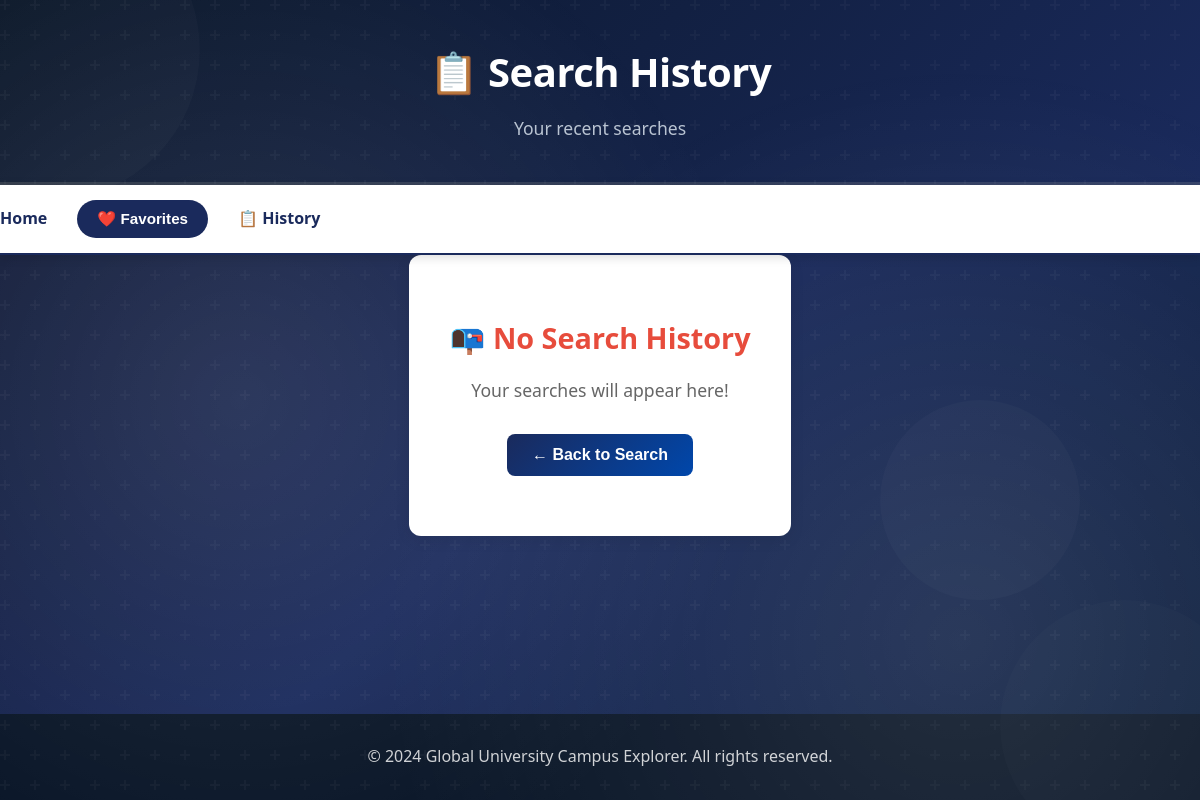
Before: /history with the older database file.
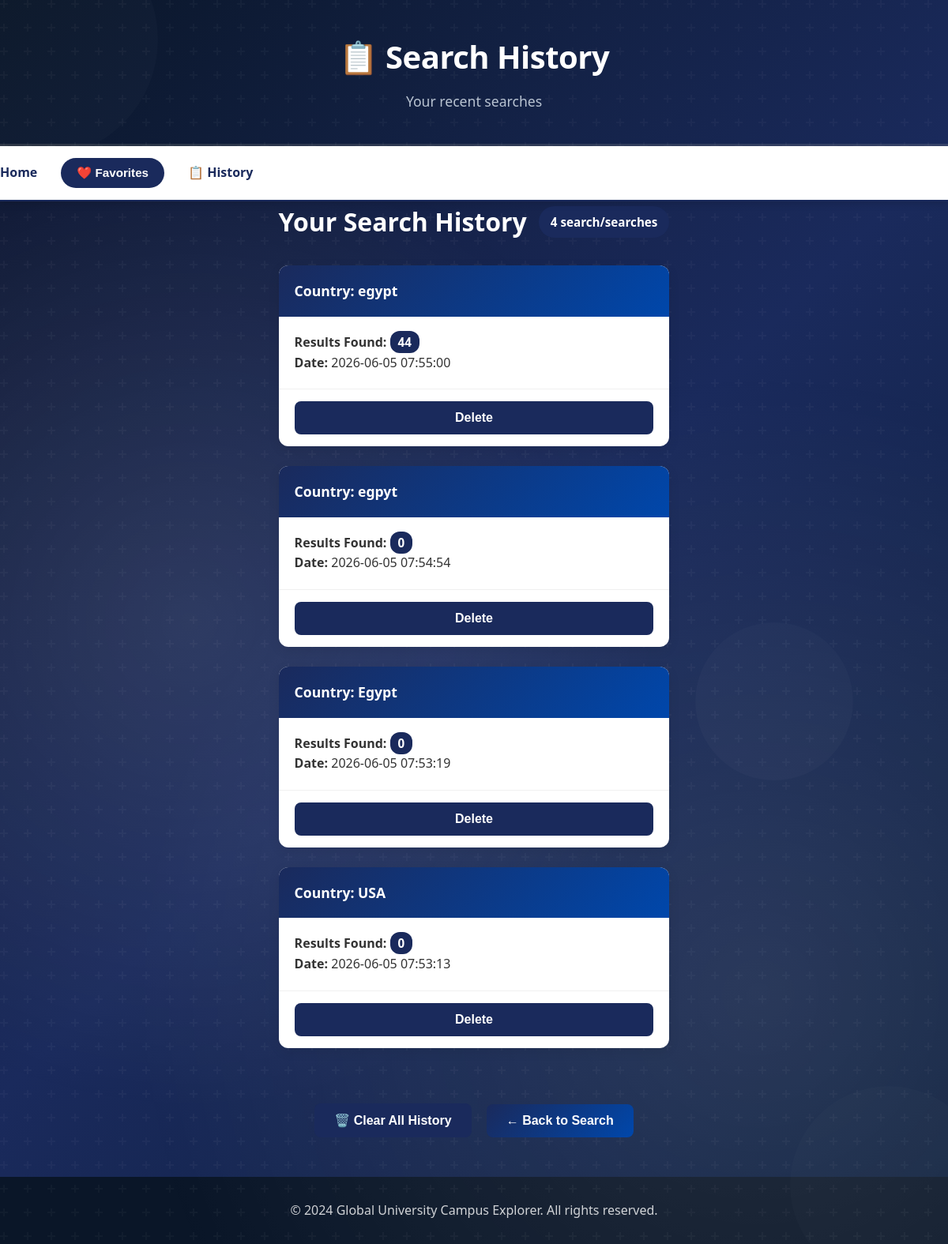
After: the same page with the newer database file.
### tables this page shows
CREATE TABLE search_history (
        id INTEGER PRIMARY KEY AUTOINCREMENT,
        query TEXT NOT NULL,
        results_count INTEGER,
        search_date TIMESTAMP DEFAULT CURRENT_TIMESTAMP
    );

### app.py (the view)
@app.route("/history")
def history():          # New button to display the search history
    history_list = get_search_history()
    return render_template(
        "history.html",
        history=history_list
    )

### Database/database.py (called while the page is built)
def get_search_history():
    conn = sqlite3.connect(DB_PATH)
    c = conn.cursor()
    c.execute(
        'SELECT id, query, results_count, search_date '
        'FROM search_history '
        'ORDER BY search_date DESC LIMIT 10'
    )
    history = [{'id': row[0], 'query': row[1], 'count': row[2], 'date': row[3]}
        for row in c.fetchall()
    ]
    conn.close()
    return history

### templates/history.html (shortened to what this page needs)
<!DOCTYPE html>
<html>
<head>
    <link rel="stylesheet" href="{{ url_for('static', filename='style.css') }}">
</head>
<body>
    <div class="bg-shape shape-1"></div>
    <div class="bg-shape shape-2"></div>
    <div class="bg-shape shape-3"></div>
    <header class="header">
        <div class="container">
            <h1>📋 Search History</h1>
            <p class="subtitle">Your recent searches</p>
        </div>
    </header>
    <nav class="navbar">
        <div class="container nav-content">
            <a href="/" class="nav-link">Home</a>
            <form action="/favorites" class="nav-form">
                <button type="submit" class="nav-button">❤️ Favorites</button>
            </form>
            <a href="/history" class="nav-link active">📋 History</a>
        </div>
    </nav>
    <main class="container">
        {% if history %}
        <section class="results-section">
            <div class="results-header">
                <h2>Your Search History</h2>
                <p class="result-count">{{ history|length }} search/searches</p>
            </div>
            <div class="history-grid">
                {% for search in history %}
                <div class="history-card">
                    <div class="card-header">
                        <h3>{{ search.query }}</h3>
                    </div>
                    <div class="card-body">
                        <p><strong>Results Found:</strong> <span class="result-badge">{{ search.count }}</span></p>
                        <p><strong>Date:</strong> {{ search.date }}</p>
                    </div>
                    <div class="card-footer">
                        <form method="POST" action="/delete_history">
                            <button type="submit" class="btn btn-favorite">Delete</button>
                        </form>
                    </div>
                </div>
                {% endfor %}
            </div>
        </section>
        <div class="action-buttons" style="margin-top: 40px; text-align: center;">
            <form method="POST" action="/clear_history" style="display: inline-block; margin-right: 15px;">
                <button type="submit" class="btn btn-secondary">🗑️ Clear All History</button>
            </form>
            <form action="/" style="display: inline-block;">
                <button type="submit" class="btn btn-primary" style="width: auto;">← Back to Search</button>
            </form>
        </div>
        {% else %}
        <section class="no-results">
            <h2>📭 No Search History</h2>
            <p>Your searches will appear here!</p>
            <form action="/" style="margin-top: 30px;">
                <button type="submit" class="btn btn-primary" style="width: auto; max-width: 300px;">← Back to Search</button>
            </form>
        </section>
        {% endif %}
    </main>
    <footer class="footer">
        <div class="container">
            <p>&copy; 2024 Global University Campus Explorer. All rights reserved.</p>
        </div>
    </footer>
</body>
</html>

### static/style.css (style rules this page uses)
* { margin: 0; padding: 0; box-sizing: border-box; }
body { font-family: 'Segoe UI', Tahoma, Geneva, Verdana, sans-serif; background: linear-gradient(135deg, #0f172e 0%, #1a2a5c 50%, #0d1f3c 100%); color: #333; line-height: 1.6; min-height: 100vh; display: flex; flex-direction: column; position: relative; overflow-x: hidden; }
body::before { content: ''; position: fixed; top: 0; left: 0; right: 0; bottom: 0; background-image: radial-gradient(circle at 20% 50%, rgba(255, 255, 255, 0.1) 0%, transparent 50%), radial-gradient(circle at 80% 80%, rgba(255, 255, 255, 0.1) 0%, transparent 50%); pointer-events: none; z-index: 0; }
body::after { content: ''; position: fixed; top: 0; left: 0; right: 0; bottom: 0; pointer-events: none; z-index: 0; }
.bg-shape { position: fixed; border-radius: 50%; opacity: 0.1; pointer-events: none; z-index: 1; }
.shape-1 { width: 300px; height: 300px; background: rgba(255, 255, 255, 0.2); top: -100px; left: -100px; animation: floatShape1 20s ease-in-out infinite; }
.shape-2 { width: 250px; height: 250px; background: rgba(255, 255, 255, 0.15); bottom: -50px; right: -50px; animation: floatShape2 25s ease-in-out infinite; }
.shape-3 { width: 200px; height: 200px; background: rgba(255, 255, 255, 0.18); top: 50%; right: 10%; animation: floatShape3 22s ease-in-out infinite; }
.container { max-width: 1200px; margin: 0 auto; padding: 0 20px; position: relative; z-index: 2; }
.header { background: linear-gradient(135deg, #0a1628 0%, #1a2a5c 100%); color: white; padding: 40px 0; text-align: center; box-shadow: 0 4px 15px rgba(0, 0, 0, 0.3); border-bottom: 3px solid #ffffff22; }
.header h1 { font-size: 2.5em; margin-bottom: 10px; letter-spacing: -0.5px; color: #ffffff; }
.subtitle { font-size: 1.1em; opacity: 0.90; font-weight: 300; color: #cbd5e1; }
.navbar { background: #ffffff; box-shadow: 0 2px 10px rgba(0, 0, 0, 0.15); position: sticky; top: 0; z-index: 100; border-bottom: 2px solid #1a2a5c; }
.nav-content { display: flex; align-items: center; gap: 30px; padding: 15px 0; }
.nav-link { text-decoration: none; color: #1a2a5c; font-weight: 600; font-size: 1em; transition: color 0.3s ease; }
.nav-form { margin: 0; }
.nav-button { background: #1a2a5c; color: white; border: none; padding: 10px 20px; border-radius: 25px; cursor: pointer; font-weight: 600; transition: all 0.3s ease; font-size: 0.95em; }
main { flex: 1; padding: 40px 20px; }
.btn { padding: 12px 25px; border: none; border-radius: 8px; cursor: pointer; font-weight: 600; font-size: 1em; transition: all 0.3s ease; text-align: center; }
.btn-primary { background: linear-gradient(135deg, #1a2a5c 0%, #0047ab 100%); color: white; width: 100%; }
.btn-secondary { background: #1a2a5c; color: white; margin-top: 20px; }
.btn-favorite { background: #1a2a5c; color: white; width: 100%; }
.results-section { margin-bottom: 50px; }
.results-header { display: flex; justify-content: space-between; align-items: center; margin-bottom: 30px; flex-wrap: wrap; gap: 15px; }
.results-header h2 { color: #ffffff; font-size: 2em; }
.result-count { background: #1a2a5c; color: white; padding: 8px 15px; border-radius: 20px; font-weight: 600; font-size: 0.95em; }
.card-header { background: linear-gradient(135deg, #1a2a5c 0%, #0047ab 100%); color: white; padding: 20px; }
.card-header h3 { margin: 0; font-size: 1.3em; line-height: 1.4; }
.card-body { padding: 20px; flex: 1; }
.card-footer { padding: 15px 20px; border-top: 1px solid #f0f0f0; }
.card-footer form { margin: 0; }
.history-grid { display: grid; grid-template-columns: repeat(auto-fill, minmax(320px, 1fr)); gap: 25px; }
.history-card { background: white; border-radius: 12px; overflow: hidden; box-shadow: 0 4px 15px rgba(0, 0, 0, 0.08); transition: all 0.3s ease; display: flex; flex-direction: column; }
.history-card .card-header { background: linear-gradient(135deg, #1a2a5c 0%, #0047ab 100%); color: white; padding: 20px; }
.history-card h3 { margin: 0; font-size: 1.1em; line-height: 1.4; }
.result-badge { background: #1a2a5c; color: white; padding: 4px 10px; border-radius: 12px; font-weight: 600; font-size: 0.95em; }
.footer { background: #0a1628; color: #fff; text-align: center; padding: 30px 0; margin-top: 50px; }
.footer p { margin: 0; opacity: 0.8; }
.action-buttons form { margin: 0; }

Changed rows visible on the page:
added search_history: query "Country: egypt", count "44", date "2026-06-05 07:55:00"
added search_history: query "Country: egpyt", count "0", date "2026-06-05 07:54:54"
added search_history: query "Country: Egypt", count "0", date "2026-06-05 07:53:19"
added search_history: query "Country: USA", count "0", date "2026-06-05 07:53:13"
Other visible differences:
{{ history|length }}: (not shown) → "4"
text no longer shown: "📭 No Search History Your searches will appear here!"
text now shown: "Your Search History search/searches 🗑️ Clear All History"
